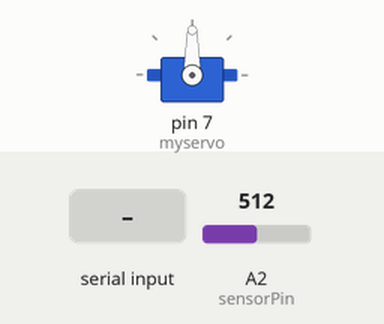
Simulated run of this sketch. Board: Arduino Uno, built with avr-gcc and run on an emulated ATmega328P. On the bench: servo. The inputs (shaded band) are chosen by the test bench; at power-on: A2 (sensorPin) = 512. What the sketch prints to the serial monitor is not drawn.

Above: at 1.2 s.
1.3 s: "1" received over the second serial link
Timing chart, 0 to 4.3 s (numbered marks = the images above; inputs shaded):
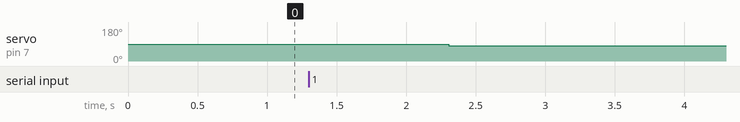

The sketch:

3_Finger_Gripper.ino
```cpp
#include <SoftwareSerial.h>
#include<Servo.h>

SoftwareSerial btSerial(3, 4);
Servo myservo;
int pos = 0;
int sensorPin = A2;
int sensorValue;
int threshold = 80;
int threshCount = 0;
int gripperDelay = 25;
int baseGripPosition = 80;

void setup() {
  myservo.attach(7);
  Serial.begin(9600);
  Serial.println("Ready");
  btSerial.begin(9600);
  pinMode(INPUT, A2);
}

void loop() {
  if (btSerial.available()>0) {
    String action = btSerial.readString();
    if(action == "1") engage();
    else if(action == "0") disengage();
  }

  if (Serial.available()) btSerial.write(Serial.read());
}

void engage(){
  //long start = millis();
  //Serial.println("Engaging payload");
  for (pos = baseGripPosition; pos <= 180; pos += 1) {
    boolean res = pressureSense();
    if(res) break;
    myservo.write(pos);
    delay(gripperDelay);
  }
  //Serial.println(millis()-start);
}

void disengage(){
  //long start = millis();
  //Serial.println("Disengaging payload");
  myservo.write(baseGripPosition);
  //while(myservo.read() > 0){}
  //Serial.println(millis()-start);

}

boolean pressureSense(){
  sensorValue = analogRead(sensorPin);
  if(sensorValue > threshold){
      threshCount++;
      Serial.println(threshCount);
      delay(5);
      if(threshCount > 2){
        int stopPos = myservo.read();
        myservo.write(stopPos);
        Serial.println("CONTACT");
        delay(gripperDelay);
        return true;
      }
  } else{
      threshCount = 0;
  }
  return false;
}

// distinct list: btSerial, setup, attach, begin, println, pinMode, loop, available, readString, engage, disengage, write, read, pressureSense, delay, analogRead
```

Measured:
- after the input at 1.3 s, servo on pin 7 (myservo): 90° → 81° after 1.0 s
